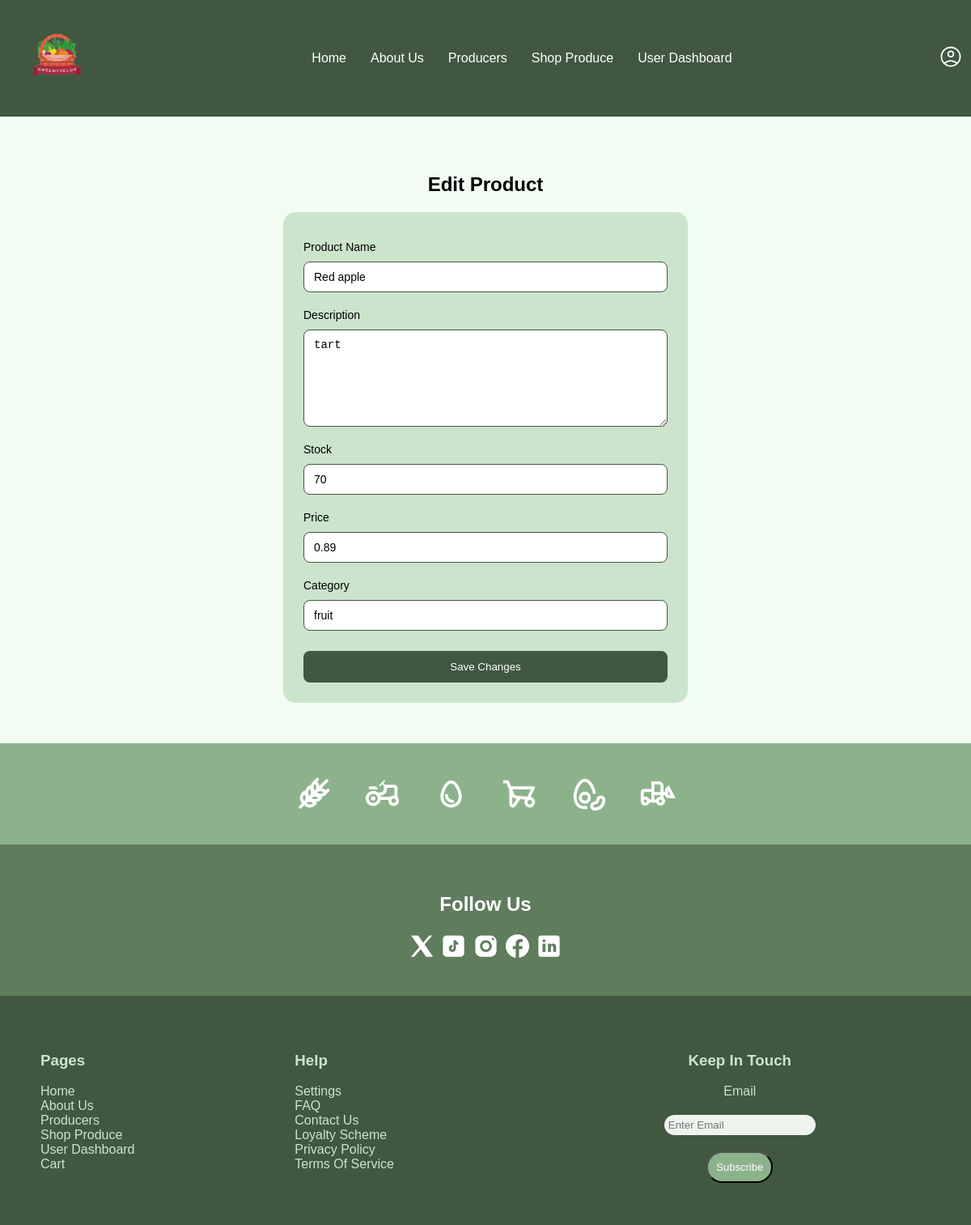
Screenshot of /edit_product/1 with the database file from the repository.
### app.py (models this page shows)
class Products(db.Model):
    product_id = db.Column(db.Integer, primary_key=True)
    farmer_id = db.Column(db.Integer)
    product_name = db.Column(db.String(30), nullable=False)
    product_category = db.Column(db.String(30), nullable=False)
    product_description = db.Column(db.String(200), nullable=False)
    img_url = db.Column(db.String(2000))
    product_price = db.Column(db.Float(5), nullable=False)
    stock = db.Column(db.Integer, nullable=False, default=0)

### app.py (the view, shortened to what this page needs)
@app.route("/edit_product/<int:product_id>", methods=["GET", "POST"])
def edit_product(product_id):
    product = Products.query.get_or_404(product_id)
    return render_template("editProduct.html", product=product)

### templates/editProduct.html (shortened to what this page needs)
{% extends "base.html" %}
{% block content %}
<div class="edit-page">
    <h2 class="edit-title">Edit Product</h2>
    <form class="edit-form" method="POST">
        <label class="edit-label">Product Name</label>
        <input class="edit-input" type="text" name="product_name"
               value="{{ product.product_name }}" required>
        <label class="edit-label">Description</label>
        <textarea class="edit-textarea" name="product_description">{{ product.product_description }}</textarea>
        <label class="edit-label">Stock</label>
        <input class="edit-input" type="number" name="stock"
               value="{{ product.stock }}">
        <label class="edit-label">Price</label>
        <input class="edit-input" type="number" step="0.01" name="product_price"
               value="{{ product.product_price }}">
        <label class="edit-label">Category</label>
        <input class="edit-input" type="text" name="product_category"
               value="{{ product.product_category }}">
        <button class="edit-button" type="submit">
            Save Changes
        </button>
    </form>
</div>
{% endblock %}

### static/style.css (style rules this page uses)
:root { --dark-green: #415740; --mid-green: #5f7c5d; --light-green: #8cb28b; --card-green: #cce4cc; --background-green: #f2fcf3; --black: black; --white: white; --font-family: Arial, Helvetica; }
* { box-sizing: border-box; }
body { margin: 0; font-family: var(--font-family); background-color: var(--background-green); }
.edit-page { display: flex; flex-direction: column; align-items: center; margin: 50px; }
.edit-title { margin-bottom: 20px; font-weight: 600; }
.edit-form { width: 100%; max-width: 500px; background: var(--card-green); padding: 25px; border-radius: 15px; display: flex; flex-direction: column; gap: 10px; }
.edit-label { font-size: 14px; font-weight: 500; margin-top: 10px; }
.edit-input, .edit-textarea { padding: 10px 12px; border: 1px solid var(--dark-green); border-radius: 8px; font-size: 14px; outline: none; }
.edit-textarea { min-height: 120px; resize: vertical; }
.edit-button { margin-top: 15px; padding: 12px; border: none; border-radius: 8px; background: var(--dark-green); color: var(--white); font-weight: 500; }

### rows the page displays
Products: product_name "Red apple", product_description "tart", stock "70", product_price "0.89", product_category "fruit"
